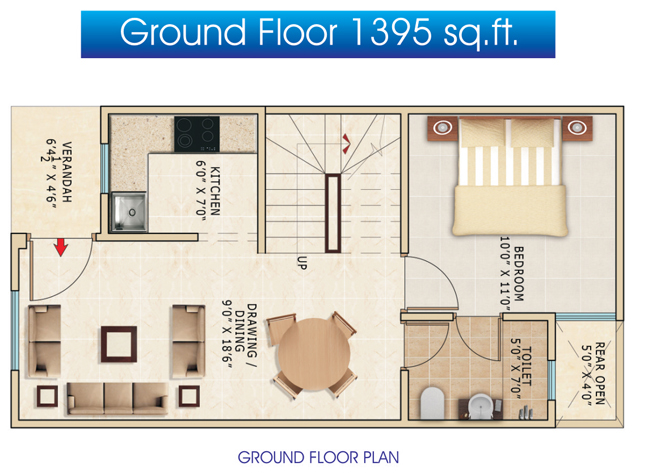
#> input picture samples/plan1.png, 645 x 475 px
$ python parse.py ../samples/plan1.png
#> lines starting #> are read from the running program, lines starting #| are printed output that depends on the picture; after the words box and inside, x2 and y2 are one past the last pixel; in counts of white or black regions, pixels touching at a corner belong together
"""parse.py — Carbon reads a floor plan image -> semantics with pixel coordinates.

parse_plan(image_path) -> dict  (never raises on model failure; sets "error" instead)
CLI: python backend/parse.py <plan.png> [...]  -> prints JSON, writes scratch/parse_<name>.png
"""
import json
import logging
import os
import sys
import time

import cv2
from dotenv import load_dotenv
from google import genai
from google.genai import types

CARBON_PROMPT = """You are reading an apartment floor plan image. Extract semantics only.

COORDINATES: every point is [x, y] and every box is [x1, y1, x2, y2], normalized to 0-1000
over the FULL image. x = horizontal distance from the LEFT edge, y = vertical distance from
the TOP edge. x always comes first.

Return ONLY JSON with exactly these keys:
{
  "rooms": [{"label": "Bedroom", "seed": [x, y], "box": [x1, y1, x2, y2], "printed_dims_ft": [a, b] or null}],
  "doors": [{"center": [x, y], "width_ft": number or null, "hinge": "left" or "right" or null}],
  "windows": [{"center": [x, y], "on_exterior_wall": true or false or null}],
  "entrance": [x, y] or null,
  "listing_claim": {"bedrooms": integer or null, "bathrooms": number or null, "sqft": number or null} or null,
  "dims_unit_printed": "imperial" or "metric" or null
}

Rules:
- rooms: one entry per room or labeled space (bedrooms, living, kitchen, bath, closets, halls,
  balconies). label = the printed name; if unlabeled, your best room type.
  seed = a point clearly INSIDE the room on empty floor: not on a wall, text, door swing, or fixture.
  box = tight box around the room's interior floor, wall to wall.
  printed_dims_ft = the dimensions PRINTED for that room, in decimal feet (11'3" -> 11.25;
  meters x 3.2808). null if no dimensions are printed for it. Never estimate dimensions.
- doors: every door opening, including the entrance door. center = middle of the opening.
  width_ft = opening width in feet if you can tell, else null.
  hinge = "left" if the door is hinged at the left/top end of the opening (in image coordinates),
  "right" if at the right/bottom end, null if no swing is drawn.
- windows: every window. on_exterior_wall = true if it sits on the outer wall of the apartment.
- entrance = center of the main entry door of the apartment, null if you cannot tell.
- listing_claim = only from text printed on the image (e.g. "2 BR / 1 BA, 850 SQ FT");
  convert m2 to sq ft. null if no such text is printed.
"""

CARBON = "gemini-4-carbon"
THINKING_LEVEL = "LOW"  # set None to use the model default; auto-dropped if the API rejects it
TIMEOUT_MS = 60_000

log = logging.getLogger("footprint.parse")
load_dotenv()
_client = None
_use_thinking = True


# [5 lines left out: function _get_client, not called in this run]


def _call_carbon(png_bytes):
    """One Carbon call with one retry. Returns (parsed_json, response, latency_ms). Raises on 2 failures."""
    global _use_thinking
    last_err = None
    for attempt in (1, 2):
        cfg = types.GenerateContentConfig(
            response_mime_type="application/json",
            http_options=types.HttpOptions(timeout=TIMEOUT_MS),
            thinking_config=types.ThinkingConfig(thinking_level=THINKING_LEVEL) if (THINKING_LEVEL and _use_thinking) else None,
        )
        t = time.perf_counter()
        try:
            resp = _get_client().models.generate_content(
                model=CARBON,
                contents=[types.Part.from_bytes(data=png_bytes, mime_type="image/png"), CARBON_PROMPT],
                config=cfg,
            )
            data = json.loads(resp.text)
            ms = (time.perf_counter() - t) * 1000
            log.info("carbon ok attempt=%d %.0f ms thinking=%s", attempt, ms, cfg.thinking_config is not None)
            return data, resp, ms
        except Exception as e:
            ms = (time.perf_counter() - t) * 1000
            log.warning("carbon failed attempt=%d %.0f ms: %s: %s", attempt, ms, type(e).__name__, str(e)[:300])
            if cfg.thinking_config is not None and "thinking" in str(e).lower():
                _use_thinking = False  # parameter rejected -> drop it for this and later calls
            last_err = e
    raise last_err


def _num(v):
    return float(v) if isinstance(v, (int, float)) and not isinstance(v, bool) else None


# [49 lines left out: functions _pt, _box, _normalize, not called in this run]


def parse_plan(image_path):
#> called with image_path = '../samples/plan1.png'
    img = cv2.imread(image_path)  # applies EXIF orientation; we send exactly these pixels
#> img is the input picture: shape (475, 645, 3); mean B, G, R 204.6, 211.1, 211.8
    if img is None:
        raise ValueError(f"could not read image: {image_path}")
    H, W = img.shape[:2]
#> H = 475; W = 645
    out = {"image": {"w": W, "h": H}, "rooms": [], "doors": [], "windows": [], "entrance": None,
           "listing_claim": None, "dims_unit_printed": None, "model": CARBON, "latency_ms": None,
           "usage": None, "error": None}
    png = cv2.imencode(".png", img)[1].tobytes()
    try:
        data, resp, ms = _call_carbon(png)
#> (printed output is left out)
        out.update(_normalize(data, W, H))
        u = resp.usage_metadata
        out["latency_ms"] = round(ms)
        out["usage"] = {"input_tokens": u.prompt_token_count, "output_tokens": u.candidates_token_count,
                        "thought_tokens": u.thoughts_token_count} if u else None
    except Exception as e:
        out["error"] = f"carbon_failed: {type(e).__name__}: {str(e)[:300]}"
    return out


COLORS = [(230, 25, 75), (60, 180, 75), (0, 130, 200), (245, 130, 48), (145, 30, 180),
          (70, 240, 240), (240, 50, 230), (128, 128, 0), (0, 128, 128), (170, 110, 40)]


def draw_debug(image_path, parsed, out_path):
#> called with image_path = '../samples/plan1.png', out_path = 'backend/../scratch/parse_plan1.png'
    img = cv2.imread(image_path)
    font = cv2.FONT_HERSHEY_SIMPLEX
    for i, r in enumerate(parsed["rooms"]):
        c = COLORS[i % len(COLORS)]
        if r["box"]:
            x1, y1, x2, y2 = r["box"]
            cv2.rectangle(img, (x1, y1), (x2, y2), c, 2)
            dims = "x".join(f"{d:g}" for d in r["printed_dims_ft"]) if r["printed_dims_ft"] else "no dims"
            cv2.putText(img, f"{r['id']} {r['label']} [{dims}]", (x1 + 4, y1 + 16), font, 0.45, c, 1, cv2.LINE_AA)
        if r["seed"]:
            cv2.circle(img, tuple(r["seed"]), 7, (255, 255, 255), -1)
            cv2.circle(img, tuple(r["seed"]), 5, c, -1)
    for d in parsed["doors"]:
        if d["center"]:
            cv2.circle(img, tuple(d["center"]), 9, (0, 140, 255), 2)
            w = f"{d['width_ft']:g}ft" if d["width_ft"] else "?ft"
            cv2.putText(img, f"{d['id']} {w} {d['hinge'] or '-'}", (d["center"][0] + 10, d["center"][1] - 6),
                        font, 0.4, (0, 110, 230), 1, cv2.LINE_AA)
    for w in parsed["windows"]:
        if w["center"]:
            x, y = w["center"]
            cv2.rectangle(img, (x - 7, y - 7), (x + 7, y + 7), (255, 120, 0), -1 if w["on_exterior_wall"] else 2)
    if parsed["entrance"]:
        cv2.drawMarker(img, tuple(parsed["entrance"]), (0, 170, 0), cv2.MARKER_STAR, 28, 2)
        cv2.putText(img, "ENTRANCE", (parsed["entrance"][0] + 14, parsed["entrance"][1] + 22), font, 0.5, (0, 150, 0), 2)
    head = f"claim={parsed['listing_claim']}  {parsed['latency_ms']} ms  err={parsed['error']}"
    cv2.putText(img, head[:140], (8, 18), font, 0.45, (0, 0, 200), 1, cv2.LINE_AA)
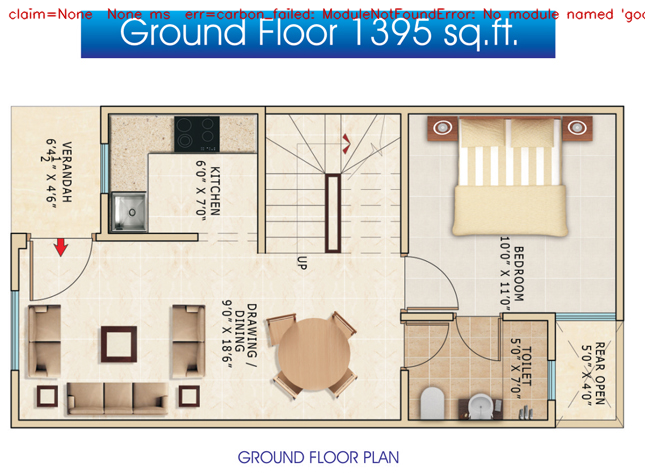
#> img: shape (475, 645, 3); 1.27% of pixels changed, all inside (x1, y1, x2, y2) = (8, 7, 645, 23)
    cv2.imwrite(out_path, img)


if __name__ == "__main__":
    logging.basicConfig(level=logging.INFO, format="%(asctime)s %(name)s %(message)s")
    scratch = os.path.join(os.path.dirname(os.path.abspath(__file__)), "..", "scratch")
    os.makedirs(scratch, exist_ok=True)
    for path in sys.argv[1:]:
        parsed = parse_plan(path)
        print(json.dumps(parsed, indent=1))
        out = os.path.join(scratch, f"parse_{os.path.splitext(os.path.basename(path))[0]}.png")
        draw_debug(path, parsed, out)
        print(f"debug image: {os.path.normpath(out)}")
